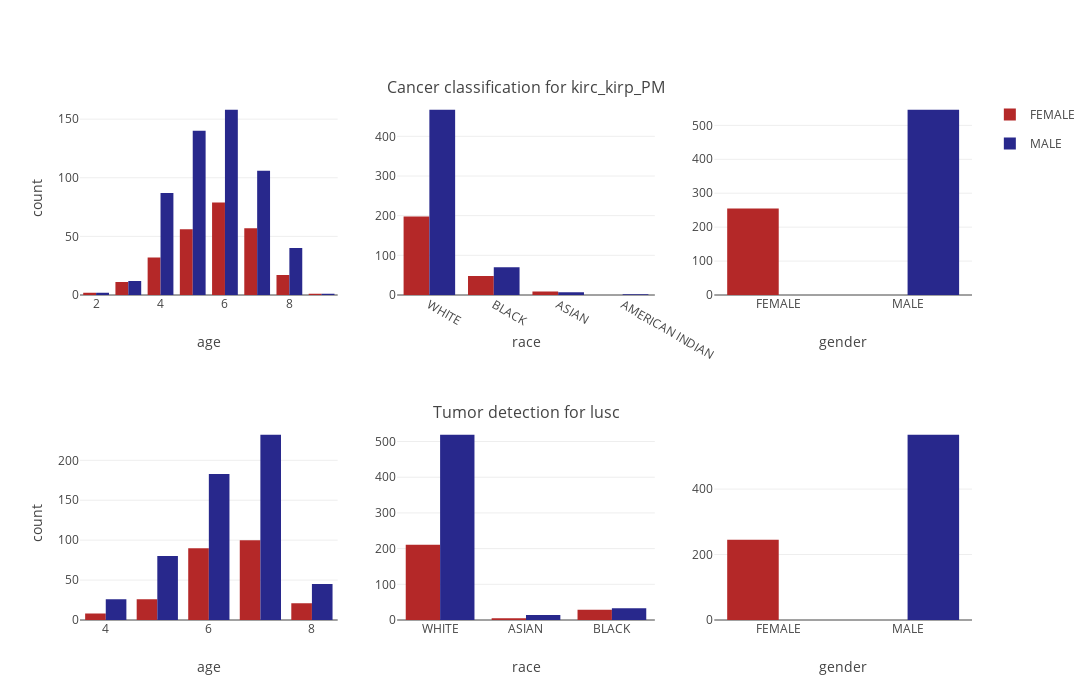

The notebook cell this image was saved under:
### Code cell
# Initialization of the plot
fig = make_subplots(rows = 2, cols = 3,
                    subplot_titles=('',  f'Cancer classification for {c1}', '', '', f'Tumor detection for {c2}', ''))

# Traces
trace1_1 = px.histogram(ref1, x = 'age_', color = 'gender_',
                        color_discrete_sequence = ['rgb(180, 40, 40)', 'rgb(40, 40, 140)']).update_traces(showlegend = False).update_xaxes()
trace1_2 = px.histogram(ref1, x = 'race_str', color = 'gender_str',
                        color_discrete_sequence = ['rgb(180, 40, 40)', 'rgb(40, 40, 140)']).update_traces(showlegend = False)
trace1_3 = px.histogram(ref1, x='gender_str', color='gender_str',
                        color_discrete_sequence = ['rgb(180, 40, 40)', 'rgb(40, 40, 140)'])
trace2_1 = px.histogram(ref2, x = 'age_str', color = 'gender_str',
                        color_discrete_sequence = ['rgb(180, 40, 40)', 'rgb(40, 40, 140)']).update_traces(showlegend = False)
trace2_2 = px.histogram(ref2, x = 'race_str', color = 'gender_str',
                        color_discrete_sequence = ['rgb(180, 40, 40)', 'rgb(40, 40, 140)']).update_traces(showlegend = False)
trace2_3 = px.histogram(ref2, x='gender_str', color='gender_str',
                        color_discrete_sequence = ['rgb(180, 40, 40)', 'rgb(40, 40, 140)']).update_traces(showlegend = False)

# Update the figure
for t in range(len(trace1_1['data'])): fig.add_trace(trace1_1['data'][t], row = 1, col = 1)
for t in range(len(trace1_2['data'])): fig.add_trace(trace1_2['data'][t], row = 1, col = 2)
for t in range(len(trace1_3['data'])): fig.add_trace(trace1_3['data'][t], row = 1, col = 3)
for t in range(len(trace2_1['data'])): fig.add_trace(trace2_1['data'][t], row = 2, col = 1)
for t in range(len(trace2_2['data'])): fig.add_trace(trace2_2['data'][t], row = 2, col = 2)
for t in range(len(trace2_3['data'])): fig.add_trace(trace2_3['data'][t], row = 2, col = 3)
fig['layout']['xaxis']['title']='age'
fig['layout']['yaxis']['title']='count'
fig['layout']['xaxis2']['title']='race'
fig['layout']['xaxis3']['title']='gender'
fig['layout']['xaxis4']['title']='age'
fig['layout']['yaxis4']['title']='count'
fig['layout']['xaxis5']['title']='race'
fig['layout']['xaxis6']['title']='gender'
fig.update_layout(height = 700, width = 1100, template = 'none')
fig.update_traces(bingroup=None)
fig.update_coloraxes(showscale=False)
# fig.write_image("images/eda_2.eps")
fig.show()

### Figure 1 — Plotly figure (JSON) as saved in the notebook; plotly's stock layout.template omitted (floating-point values rounded to 4 significant figures; data arrays with more than 128 entries replaced by an {"elided": "..."} marker saying what was removed)
{"data": [{"alignmentgroup": "True", "hovertemplate": "gender_=0<br>age_=%{x}<br>count=%{y}<extra></extra>", "legendgroup": "0", "marker": {"color": "rgb(180, 40, 40)", "pattern": {"shape": ""}}, "name": "0", "offsetgroup": "0", "orientation": "v", "showlegend": false, "type": "histogram", "x": {"elided": "255 str values"}, "xaxis": "x", "yaxis": "y"}, {"alignmentgroup": "True", "hovertemplate": "gender_=1<br>age_=%{x}<br>count=%{y}<extra></extra>", "legendgroup": "1", "marker": {"color": "rgb(40, 40, 140)", "pattern": {"shape": ""}}, "name": "1", "offsetgroup": "1", "orientation": "v", "showlegend": false, "type": "histogram", "x": {"elided": "546 str values"}, "xaxis": "x", "yaxis": "y"}, {"alignmentgroup": "True", "hovertemplate": "gender_str=FEMALE<br>race_str=%{x}<br>count=%{y}<extra></extra>", "legendgroup": "FEMALE", "marker": {"color": "rgb(180, 40, 40)", "pattern": {"shape": ""}}, "name": "FEMALE", "offsetgroup": "FEMALE", "orientation": "v", "showlegend": false, "type": "histogram", "x": {"elided": "255 str values"}, "xaxis": "x2", "yaxis": "y2"}, {"alignmentgroup": "True", "hovertemplate": "gender_str=MALE<br>race_str=%{x}<br>count=%{y}<extra></extra>", "legendgroup": "MALE", "marker": {"color": "rgb(40, 40, 140)", "pattern": {"shape": ""}}, "name": "MALE", "offsetgroup": "MALE", "orientation": "v", "showlegend": false, "type": "histogram", "x": {"elided": "546 str values"}, "xaxis": "x2", "yaxis": "y2"}, {"alignmentgroup": "True", "hovertemplate": "gender_str=%{x}<br>count=%{y}<extra></extra>", "legendgroup": "FEMALE", "marker": {"color": "rgb(180, 40, 40)", "pattern": {"shape": ""}}, "name": "FEMALE", "offsetgroup": "FEMALE", "orientation": "v", "showlegend": true, "type": "histogram", "x": {"elided": "255 str values"}, "xaxis": "x3", "yaxis": "y3"}, {"alignmentgroup": "True", "hovertemplate": "gender_str=%{x}<br>count=%{y}<extra></extra>", "legendgroup": "MALE", "marker": {"color": "rgb(40, 40, 140)", "pattern": {"shape": ""}}, "name": "MALE", "offsetgroup": "MALE", "orientation": "v", "showlegend": true, "type": "histogram", "x": {"elided": "546 str values"}, "xaxis": "x3", "yaxis": "y3"}, {"alignmentgroup": "True", "hovertemplate": "gender_str=FEMALE<br>age_str=%{x}<br>count=%{y}<extra></extra>", "legendgroup": "FEMALE", "marker": {"color": "rgb(180, 40, 40)", "pattern": {"shape": ""}}, "name": "FEMALE", "offsetgroup": "FEMALE", "orientation": "v", "showlegend": false, "type": "histogram", "x": {"elided": "245 str values"}, "xaxis": "x4", "yaxis": "y4"}, {"alignmentgroup": "True", "hovertemplate": "gender_str=MALE<br>age_str=%{x}<br>count=%{y}<extra></extra>", "legendgroup": "MALE", "marker": {"color": "rgb(40, 40, 140)", "pattern": {"shape": ""}}, "name": "MALE", "offsetgroup": "MALE", "orientation": "v", "showlegend": false, "type": "histogram", "x": {"elided": "566 str values"}, "xaxis": "x4", "yaxis": "y4"}, {"alignmentgroup": "True", "hovertemplate": "gender_str=FEMALE<br>race_str=%{x}<br>count=%{y}<extra></extra>", "legendgroup": "FEMALE", "marker": {"color": "rgb(180, 40, 40)", "pattern": {"shape": ""}}, "name": "FEMALE", "offsetgroup": "FEMALE", "orientation": "v", "showlegend": false, "type": "histogram", "x": {"elided": "245 str values"}, "xaxis": "x5", "yaxis": "y5"}, {"alignmentgroup": "True", "hovertemplate": "gender_str=MALE<br>race_str=%{x}<br>count=%{y}<extra></extra>", "legendgroup": "MALE", "marker": {"color": "rgb(40, 40, 140)", "pattern": {"shape": ""}}, "name": "MALE", "offsetgroup": "MALE", "orientation": "v", "showlegend": false, "type": "histogram", "x": {"elided": "566 str values"}, "xaxis": "x5", "yaxis": "y5"}, {"alignmentgroup": "True", "hovertemplate": "gender_str=%{x}<br>count=%{y}<extra></extra>", "legendgroup": "FEMALE", "marker": {"color": "rgb(180, 40, 40)", "pattern": {"shape": ""}}, "name": "FEMALE", "offsetgroup": "FEMALE", "orientation": "v", "showlegend": false, "type": "histogram", "x": {"elided": "245 str values"}, "xaxis": "x6", "yaxis": "y6"}, {"alignmentgroup": "True", "hovertemplate": "gender_str=%{x}<br>count=%{y}<extra></extra>", "legendgroup": "MALE", "marker": {"color": "rgb(40, 40, 140)", "pattern": {"shape": ""}}, "name": "MALE", "offsetgroup": "MALE", "orientation": "v", "showlegend": false, "type": "histogram", "x": {"elided": "566 str values"}, "xaxis": "x6", "yaxis": "y6"}], "layout": {"annotations": [{"font": {"size": 16}, "showarrow": false, "text": "Cancer classification for kirc_kirp_PM", "x": 0.5, "xanchor": "center", "xref": "paper", "y": 1, "yanchor": "bottom", "yref": "paper"}, {"font": {"size": 16}, "showarrow": false, "text": "Tumor detection for lusc", "x": 0.5, "xanchor": "center", "xref": "paper", "y": 0.375, "yanchor": "bottom", "yref": "paper"}], "coloraxis": {"showscale": false}, "height": 700, "width": 1100, "xaxis": {"anchor": "y", "domain": [0, 0.2889], "title": {"text": "age"}}, "xaxis2": {"anchor": "y2", "domain": [0.3556, 0.6444], "title": {"text": "race"}}, "xaxis3": {"anchor": "y3", "domain": [0.7111, 1], "title": {"text": "gender"}}, "xaxis4": {"anchor": "y4", "domain": [0, 0.2889], "title": {"text": "age"}}, "xaxis5": {"anchor": "y5", "domain": [0.3556, 0.6444], "title": {"text": "race"}}, "xaxis6": {"anchor": "y6", "domain": [0.7111, 1], "title": {"text": "gender"}}, "yaxis": {"anchor": "x", "domain": [0.625, 1], "title": {"text": "count"}}, "yaxis2": {"anchor": "x2", "domain": [0.625, 1]}, "yaxis3": {"anchor": "x3", "domain": [0.625, 1]}, "yaxis4": {"anchor": "x4", "domain": [0, 0.375], "title": {"text": "count"}}, "yaxis5": {"anchor": "x5", "domain": [0, 0.375]}, "yaxis6": {"anchor": "x6", "domain": [0, 0.375]}}}
